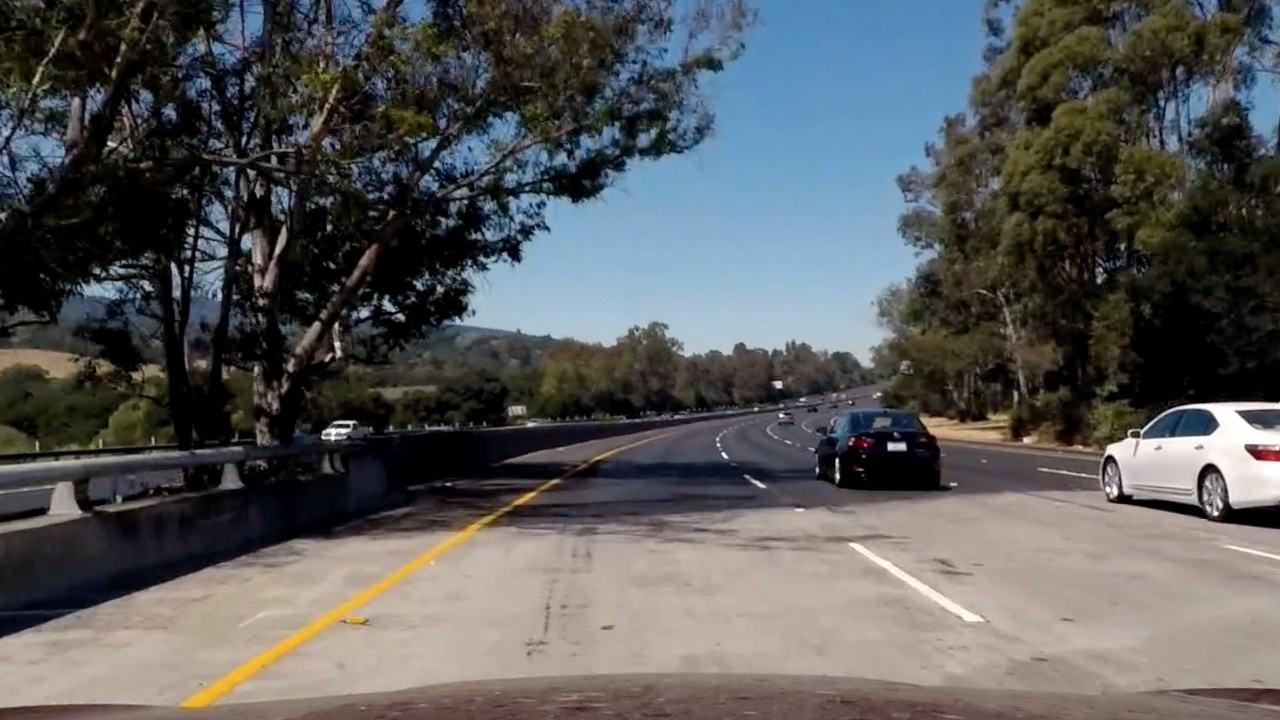
#> input picture 1_computer_vision_deep_learning_and_sensor/7_gradients_and_color_spaces/bridge_shadow.jpg, 1280 x 720 px
$ jupyter execute 12_color_and_gradient.ipynb   (older library calls are emulated)
#> lines starting #> are read from the running program, lines starting #| are printed output that depends on the picture; after the words box and inside, x2 and y2 are one past the last pixel; in counts of white or black regions, pixels touching at a corner belong together
[cell 1]
import numpy as np
import cv2
import matplotlib.pyplot as plt
import matplotlib.image as mpimg


image = mpimg.imread('bridge_shadow.jpg')
#> image is the input picture: shape (720, 1280, 3); mean R, G, B 89.7, 90.6, 90.8

# Edit this function to create your own pipeline.
def pipeline(img, s_thresh=(170, 255), sx_thresh=(20, 100)):
#> called with s_thresh = (170, 255), sx_thresh = (20, 100)
    img = np.copy(img)

    # Convert to HLS color space and separate the V channel
    hls = cv2.cvtColor(img, cv2.COLOR_RGB2HLS)
#> hls: shape (720, 1280, 3); mean of channels 0, 1, 2 55.3, 90.3, 67
    l_channel = hls[:,:,1]
    s_channel = hls[:,:,2]
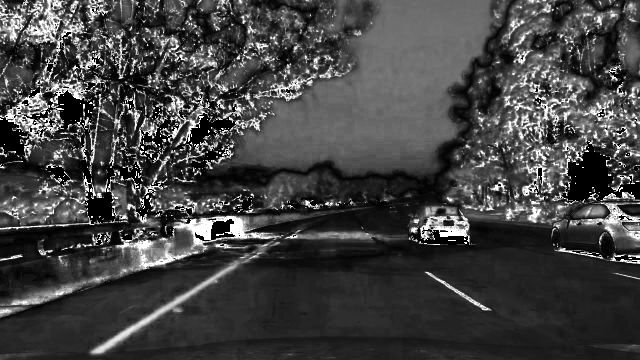
#> s_channel: shape (720, 1280) (shown at 1/2 size); min 0, max 255, mean 67

    # Threshold color channel
    s_binary = np.zeros_like(s_channel)
    s_binary[(s_channel >= s_thresh[0]) & (s_channel <= s_thresh[1])] = 1


    # Grayscale image
    # NOTE: we already saw that standard grayscaling lost color information for the lane lines
    # Explore gradients in other colors spaces / color channels to see what might work better

    # Sobel x
    gray = cv2.cvtColor(img, cv2.COLOR_RGB2GRAY)
    sobelx = cv2.Sobel(gray, cv2.CV_64F, 1, 0) # Take the derivative in x
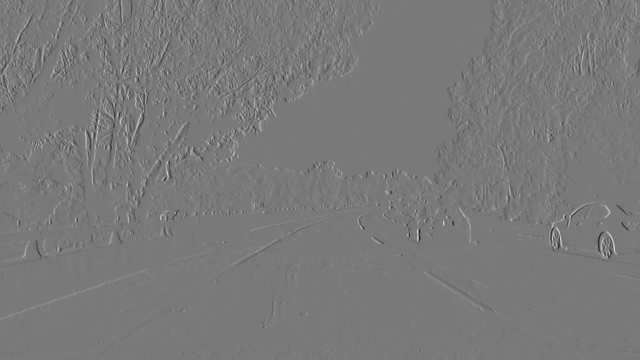
#> sobelx: shape (720, 1280) float64 (shown at 1/2 size); min -785, max 859, mean 0.2; drawn with min black and max white

#     sobelx = cv2.Sobel(l_channel, cv2.CV_64F, 1, 0) # Take the derivative in x

    abs_sobelx = np.absolute(sobelx) # Absolute x derivative to accentuate lines away from horizontal
    scaled_sobel = np.uint8(255*abs_sobelx/np.max(abs_sobelx))

    # Threshold x gradient
    sx_binary = np.zeros_like(scaled_sobel)
    sx_binary[(scaled_sobel >= sx_thresh[0]) & (scaled_sobel <= sx_thresh[1])] = 1


    # Stack each channel: black in R channel, sxbinary in G channel, s_binary in B channel
    color_binary = np.dstack(( np.zeros_like(sx_binary), sx_binary, s_binary)) * 255

    # Combine the two binary thresholds
    combined_binary = np.zeros_like(sx_binary)
    combined_binary[(s_binary == 1) | (sx_binary == 1)] = 1

    return sx_binary, s_binary, combined_binary, color_binary

sx_binary, s_binary, combined_binary, color_binary = pipeline(image)
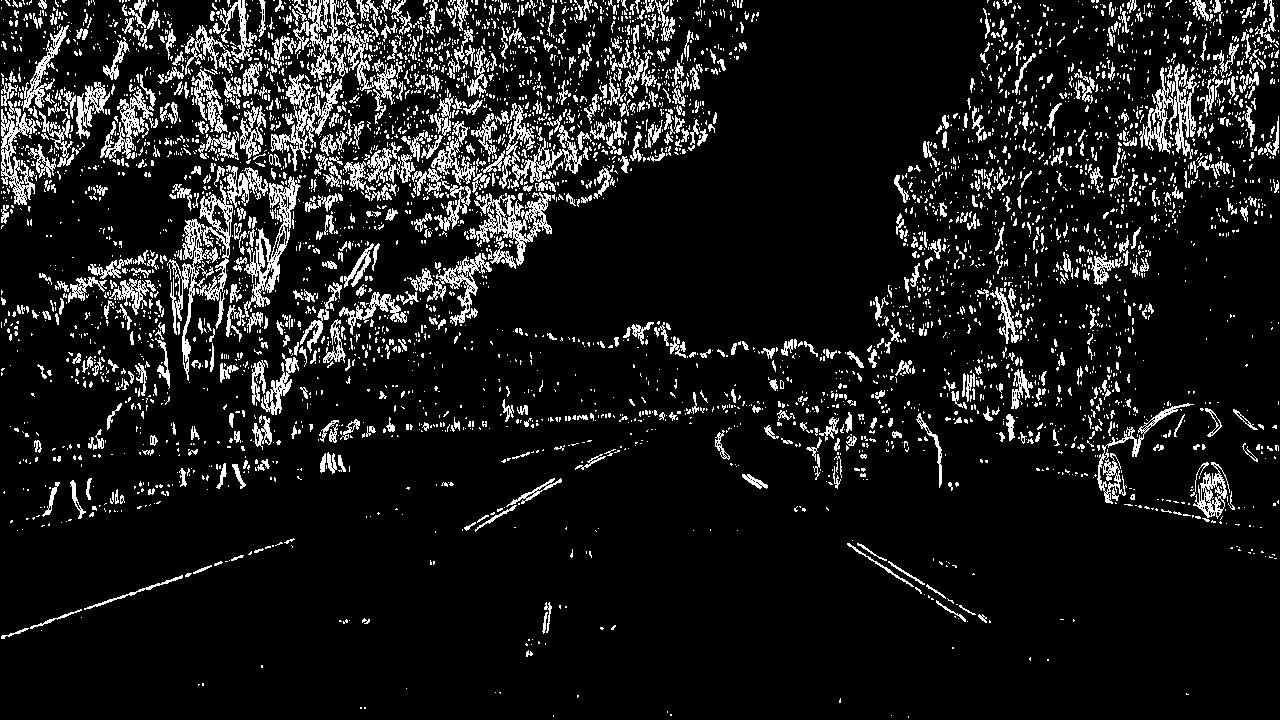
#> sx_binary: shape (720, 1280); values 0 (black) and 1 (white), 10.7% white in thin lines or dots
#> s_binary: shape (720, 1280); values 0 (black) and 1 (white), 7.4% white; 2988 white regions (2436 under 20 px), largest, box (x1, y1, x2, y2) and area: (346, 432, 547, 503) 4055, (184, 532, 469, 706) 2688, (232, 479, 385, 539) 2262
#> combined_binary: shape (720, 1280); values 0 (black) and 1 (white), 17.8% white; 4562 white regions (3719 under 20 px), largest, box (x1, y1, x2, y2) and area: (0, 0, 275, 212) 14846, (343, 100, 652, 269) 13380, (217, 189, 492, 450) 9283
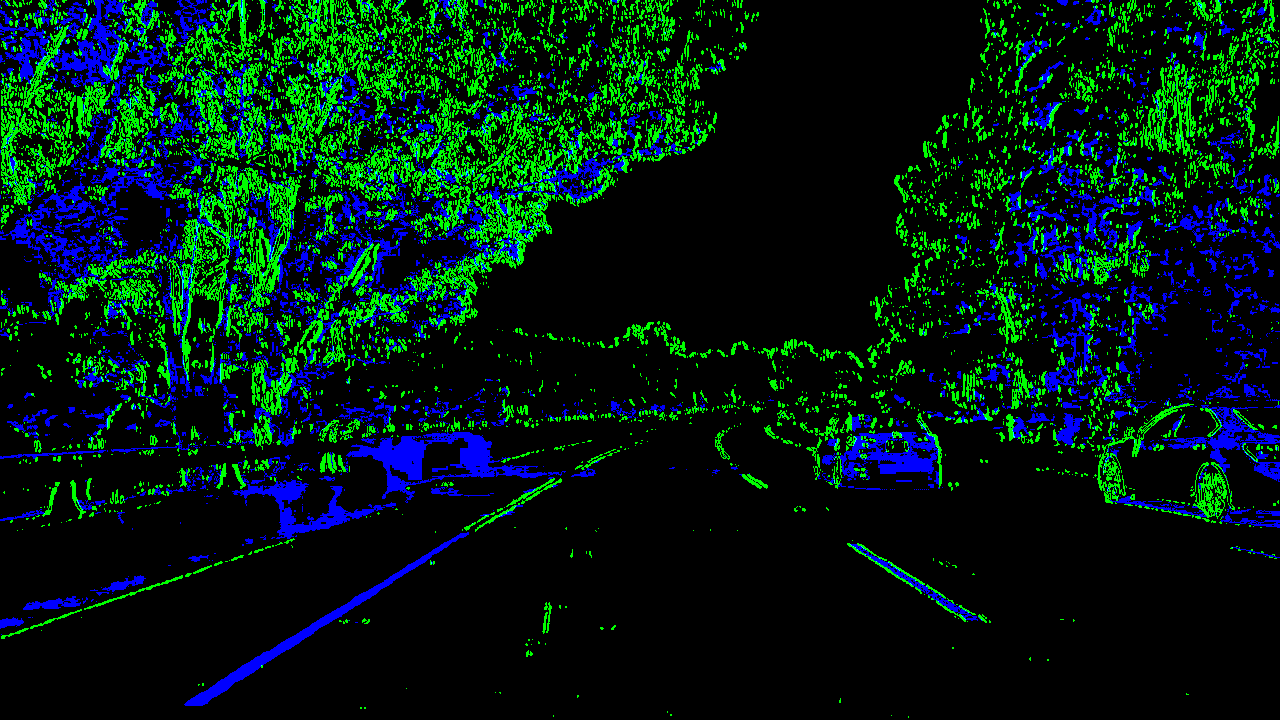
#> color_binary: shape (720, 1280, 3); mean R, G, B 0, 27.2, 18.9


f, axs = plt.subplots(3, 2, figsize=(24, 24))
f.tight_layout()

axs[0, 0].imshow(image)
axs[0, 0].set_title('Original Image', fontsize=30)

axs[0, 1].imshow(sx_binary, cmap='gray')
axs[0, 1].set_title('sx_binary', fontsize=30)

axs[1, 1].imshow(s_binary, cmap='gray')
axs[1, 1].set_title('s_binary', fontsize=30)

axs[2, 1].imshow(combined_binary, cmap='gray')
axs[2, 1].set_title('combined_binary', fontsize=30)

axs[2, 0].imshow(color_binary)
axs[2, 0].set_title('color_binary', fontsize=30)

plt.subplots_adjust(left=0., right=1, top=0.9, bottom=0.)

$ run again, with 1_computer_vision_deep_learning_and_sensor/7_gradients_and_color_spaces/curved-lane.jpg copied over 1_computer_vision_deep_learning_and_sensor/7_gradients_and_color_spaces/bridge_shadow.jpg
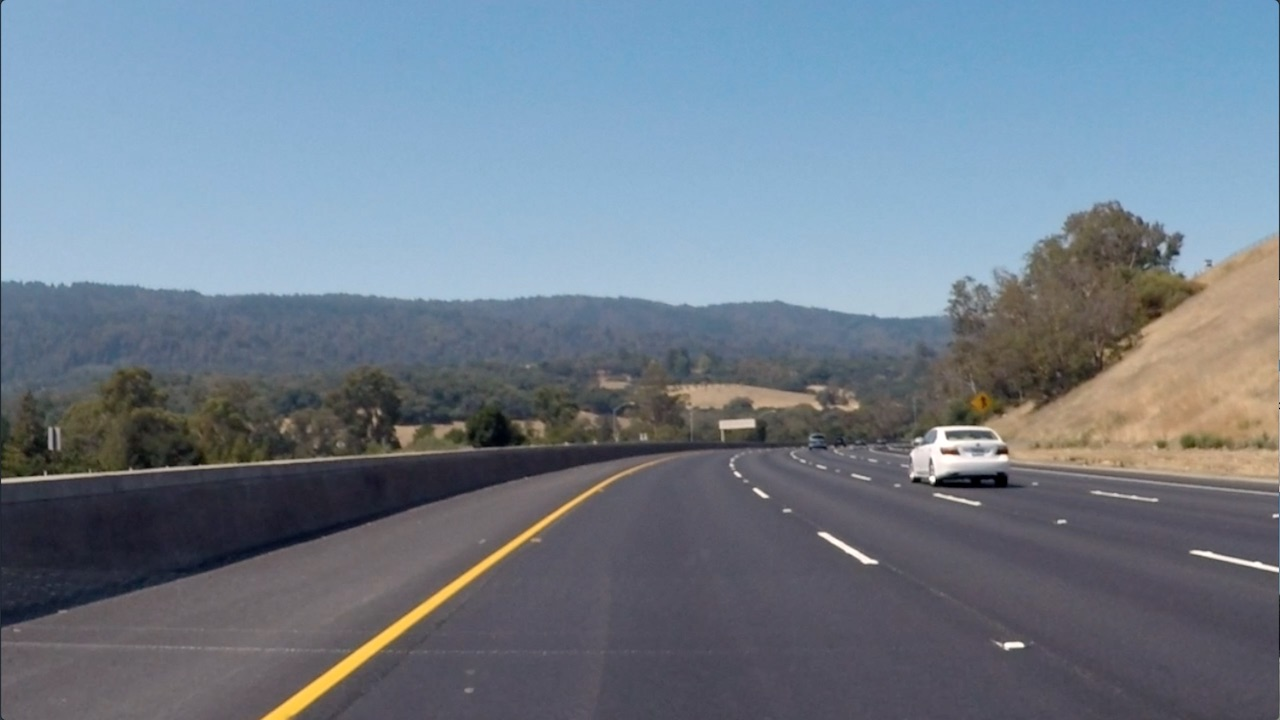
#> input picture 1_computer_vision_deep_learning_and_sensor/7_gradients_and_color_spaces/curved-lane.jpg, 1280 x 720 px
#> image is the input picture: shape (720, 1280, 3); mean R, G, B 112.1, 125, 138.7
#> hls: shape (720, 1280, 3); mean of channels 0, 1, 2 100.6, 125.1, 60.7
#> `sx_binary, s_binary, combined_binary, color_binary = pipeline(image)`:
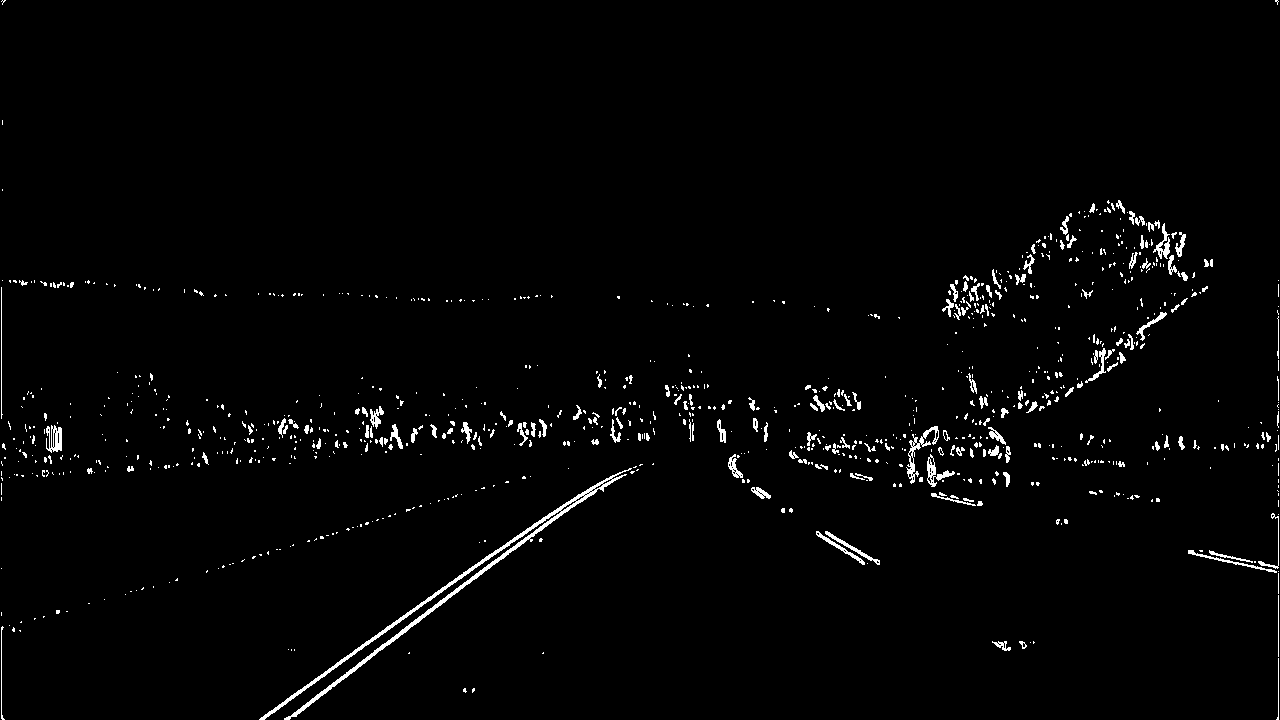
#> sx_binary: shape (720, 1280); values 0 (black) and 1 (white), 1.8% white in thin lines or dots
#> s_binary: shape (720, 1280); values 0 (black) and 1 (white), 0.49% white; 54 white regions (44 under 20 px), largest, box (x1, y1, x2, y2) and area: (263, 498, 580, 720) 3088, (931, 428, 967, 468) 464, (939, 474, 1007, 487) 345
#> combined_binary: shape (720, 1280); values 0 (black) and 1 (white), 2.2% white; 996 white regions (836 under 20 px), largest, box (x1, y1, x2, y2) and area: (259, 468, 632, 720) 5535, (906, 426, 967, 487) 1212, (1188, 513, 1279, 573) 544
#> `sx_binary, s_binary, combined_binary, color_binary = pipeline(image)`:
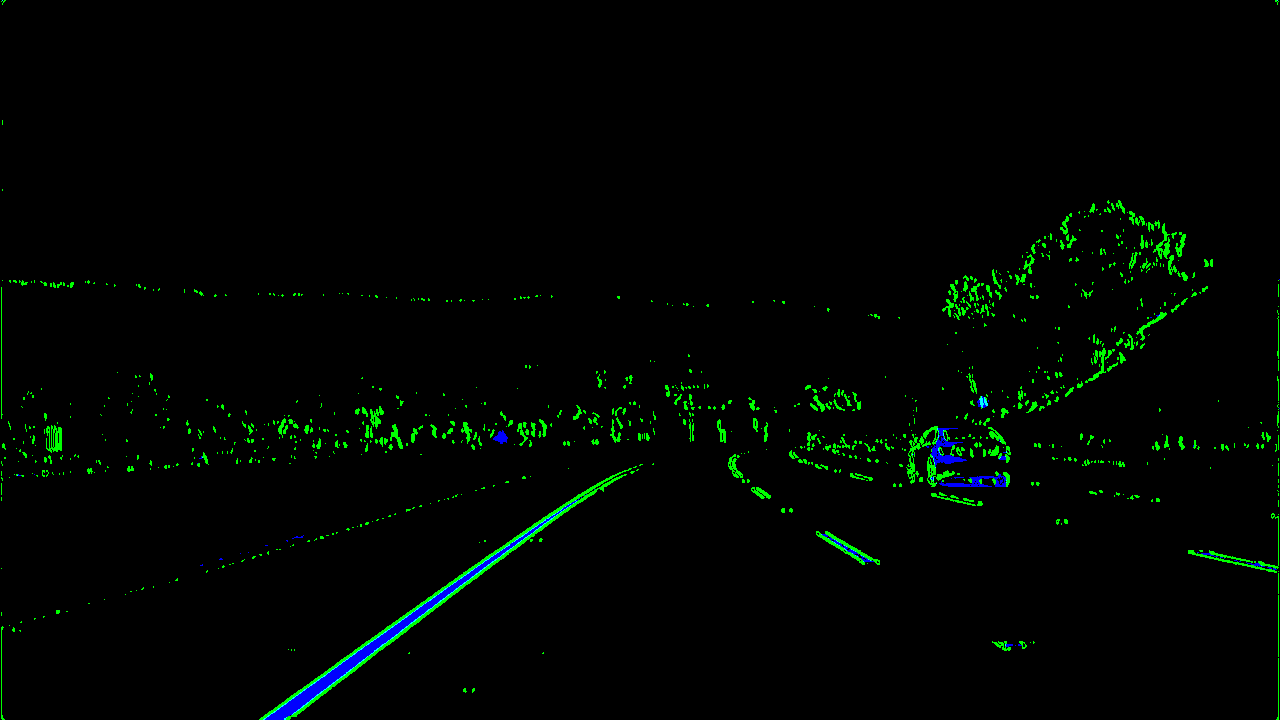
#> color_binary: shape (720, 1280, 3); mean R, G, B 0, 4.7, 1.2

$ run again, with 1_computer_vision_deep_learning_and_sensor/7_gradients_and_color_spaces/test4.jpg copied over 1_computer_vision_deep_learning_and_sensor/7_gradients_and_color_spaces/bridge_shadow.jpg
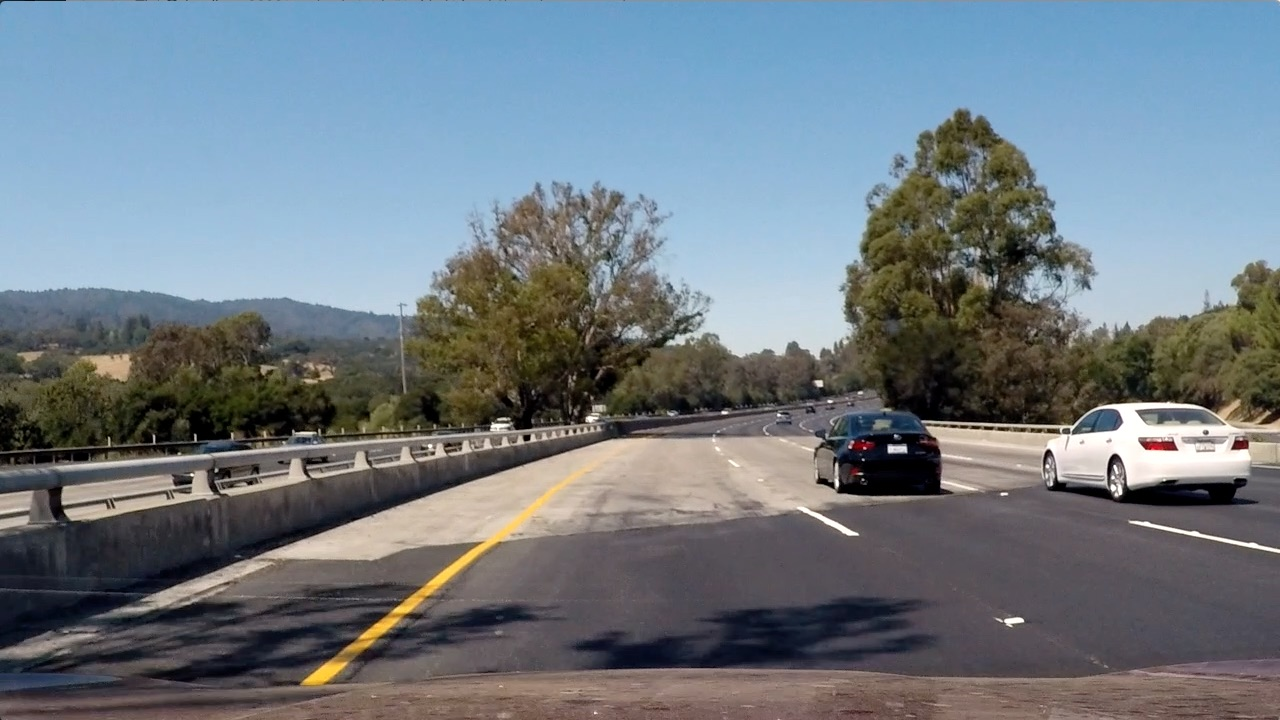
#> input picture 1_computer_vision_deep_learning_and_sensor/7_gradients_and_color_spaces/test4.jpg, 1280 x 720 px
#> image is the input picture: shape (720, 1280, 3); mean R, G, B 112.2, 122.7, 130.9
#> hls: shape (720, 1280, 3); mean of channels 0, 1, 2 80.5, 121.4, 71.8
#> `sx_binary, s_binary, combined_binary, color_binary = pipeline(image)`:
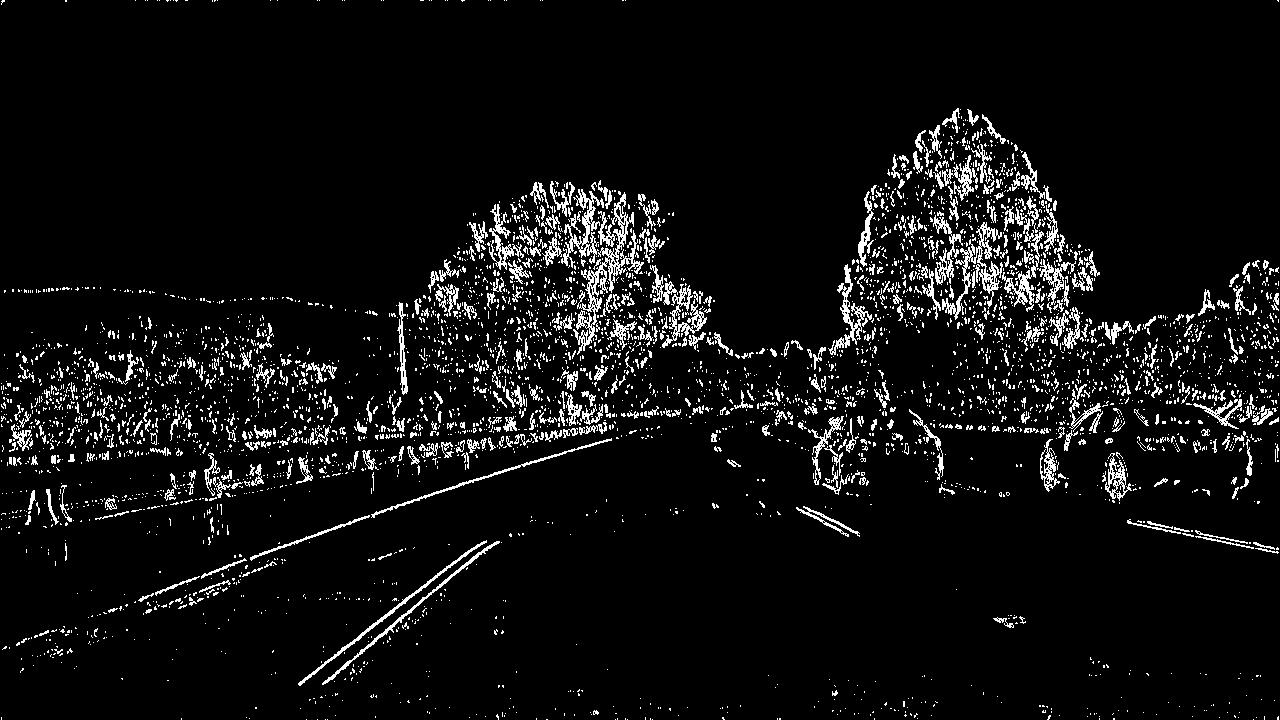
#> sx_binary: shape (720, 1280); values 0 (black) and 1 (white), 6.3% white in thin lines or dots
#> s_binary: shape (720, 1280); values 0 (black) and 1 (white), 2.4% white; 1072 white regions (927 under 20 px), largest, box (x1, y1, x2, y2) and area: (1067, 403, 1250, 484) 4291, (838, 451, 940, 495) 1732, (419, 468, 589, 595) 1482
#> combined_binary: shape (720, 1280); values 0 (black) and 1 (white), 8.4% white in thin lines or dots
#> `sx_binary, s_binary, combined_binary, color_binary = pipeline(image)`:
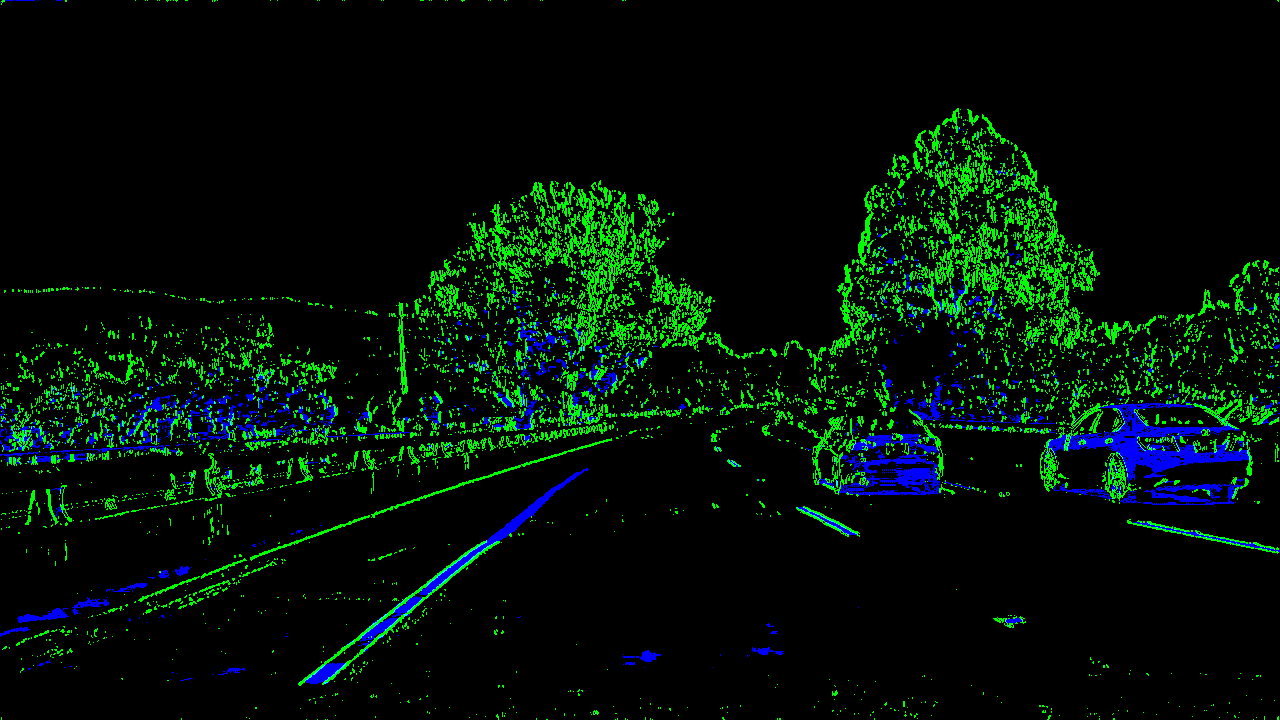
#> color_binary: shape (720, 1280, 3); mean R, G, B 0, 15.9, 6.1
